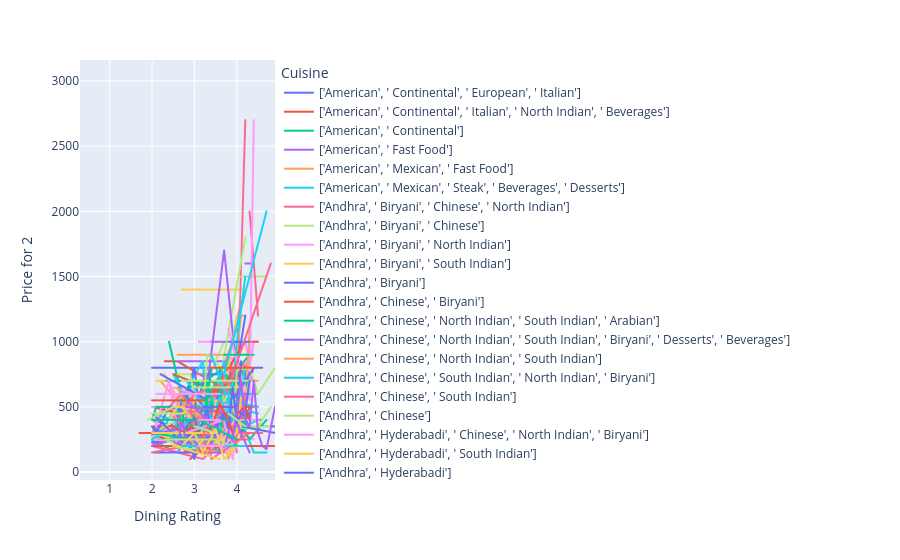

Write notebook code for a chart like this one.
### Code cell
fig = px.line(price_rating_df, y="Price for 2", x="Dining Rating",color='Cuisine')
fig.show()
